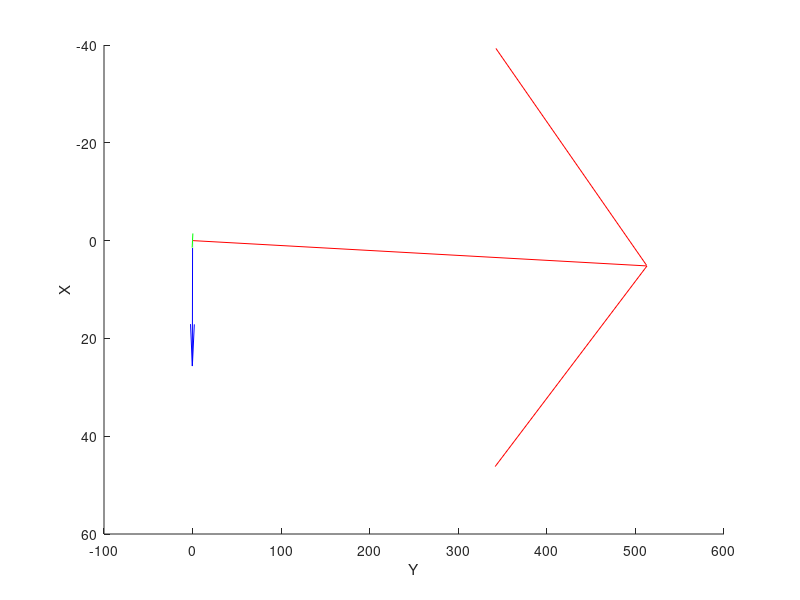
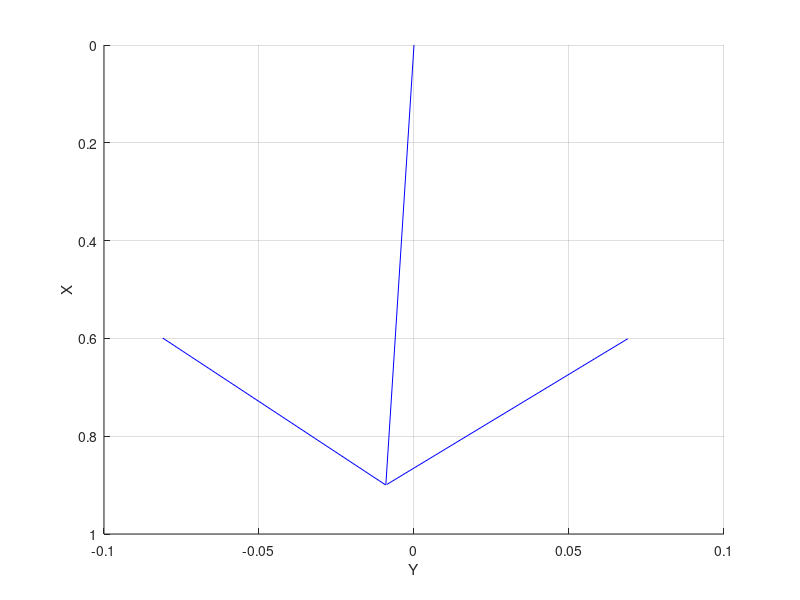
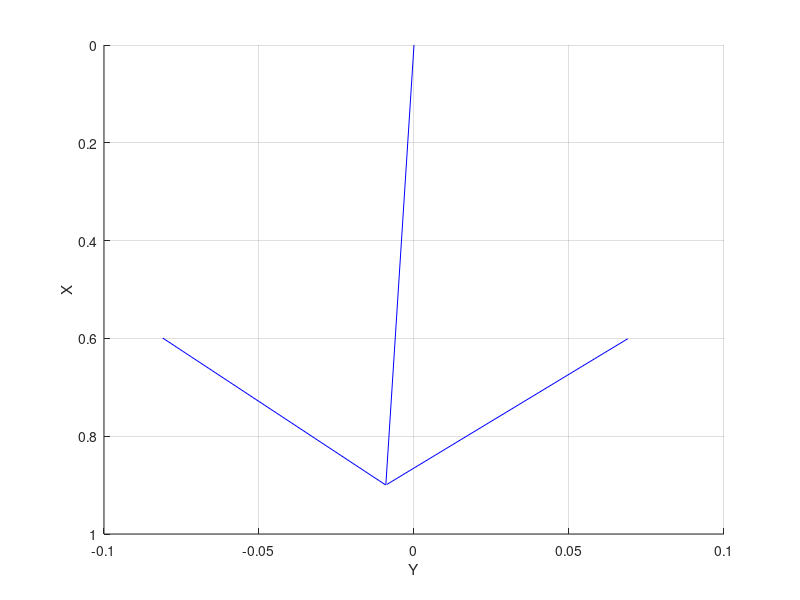

MATLAB code for these plots, in order:
 close all
%% mfr
% N=[      -0.432573
%      2.45767e-15
%         0.901599 ]
% T1=[       0.896507
%         0.091565
%         0.433464 ]
% T2  = [      -0.504916
%         0.814728
%         0.285094 ]
%     
%% tNurbsuface example
% N = [0; -12;12]
% T1= [3;1.3411e-07; 1.3411e-07 ]
% T2= [0;4;4]

%% neutral2s before normalizazion
N =[ 5.753662e+00
  5.700540e+02
  2.323957e+00   ];
T2 =[ 2.850235e+01
  -2.878189e-01
  3.418659e-02   ];
T1=[ -2.195483e-02
  -8.131395e-02
  2.000022e+01   ];

nN=[ 1.009259e-02
  9.999408e-01
  4.076490e-03   ];
nT1=[ -1.097719e-03
  -4.065616e-03
  9.999911e-01   ];
nT2=[ 9.999483e-01
  -1.009756e-02
  1.199369e-03   ];
gN=[ 1.009259e-02
  9.999408e-01
  4.076490e-03   ];
gT1=[ -1.097719e-03
  -4.065616e-03
  9.999911e-01   ];
gT2=[ 9.999483e-01
  -1.009756e-02
  1.199369e-03   ]




%% u= 0.2 v = 0.2
% N = [       0.895603
%          683.128
%          1.13424 ]
%      
% T1 = [        26.3838
%       -0.0709788
%          21.9162 ]
% T2 = [        31.1784
%       -0.0408874
%       0.00692641 ]

%% 
% % N = [   1.092787e-01
% %     9.779320e-01
% %     1.780653e-01 ];
% % T1 = [   9.938144e-01
% %    -1.110534e-01
% %    -2.734581e-16 ];
% % T2 = [   9.938144e-01
% %    -1.110534e-01
% %    -2.734581e-16 ];

% N =[ 1.009259e-02  
%   9.999408e-01  
%   4.076490e-03   ];
% 
% T1 =[ 9.999483e-01  
%   -1.009756e-02 
%   1.199369e-03   ];
% T2 =[ 9.999483e-01  
%   -1.009756e-02 
%   1.199369e-03   ];
  

%%plot
norm(N), 
norm(T1),
norm(T2),

N'*T1,

N'*T2,

T1'*T2,

hold on;

quiver3(0,0,0,N(1),N(2),N(3),'r')
quiver3(0,0,0,T1(1),T1(2),T1(3),'g')
quiver3(0,0,0,T2(1),T2(2),T2(3),'b')
xlabel('X');
ylabel('Y');
zlabel('Z');

view(90,90)

disp('********************n****************');
norm(nN), 
norm(nT1),
norm(nT2),

nN'*nT1,

nN'*nT2,

nT1'*nT2,

figure(2)

quiver3(0,0,0,nN(1),nN(2),nN(3),'r')
quiver3(0,0,0,nT1(1),nT1(2),nT1(3),'g')
quiver3(0,0,0,nT2(1),nT2(2),nT2(3),'b')
xlabel('X');
ylabel('Y');
zlabel('Z');

view(90,90)

disp('********************g****************');
norm(gN), 
norm(gT1),
norm(gT2),

gN'*gT1,

gN'*gT2,

gT1'*gT2,

figure(3)

quiver3(0,0,0,gN(1),gN(2),gN(3),'r')
quiver3(0,0,0,gT1(1),gT1(2),gT1(3),'g')
quiver3(0,0,0,gT2(1),gT2(2),gT2(3),'b')
xlabel('X');
ylabel('Y');
zlabel('Z');

view(90,90)
